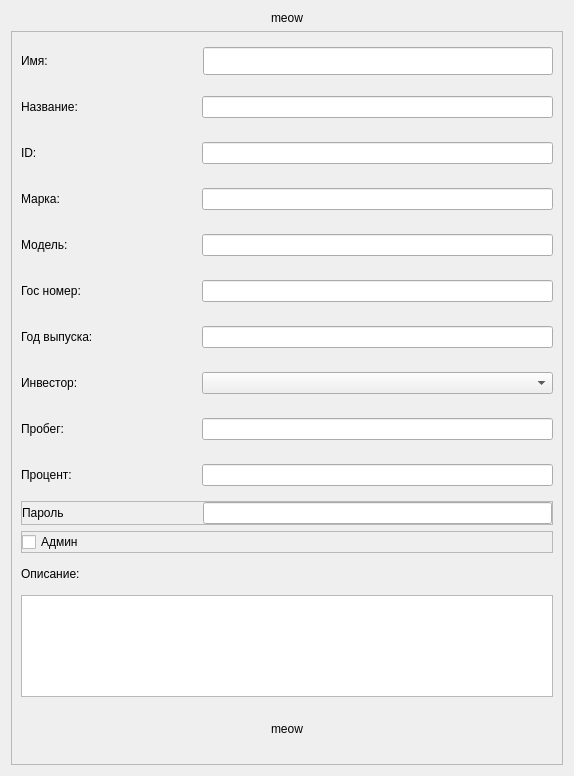
<?xml version="1.0" encoding="UTF-8"?>
<ui version="4.0">
 <class>addUpdateWindow</class>
 <widget class="QWidget" name="addUpdateWindow">
  <property name="geometry">
   <rect>
    <x>0</x>
    <y>0</y>
    <width>574</width>
    <height>776</height>
   </rect>
  </property>
  <property name="windowTitle">
   <string>ECO TAXI</string>
  </property>
  <layout class="QVBoxLayout" name="verticalLayout_2" stretch="0,0">
   <item alignment="Qt::AlignHCenter|Qt::AlignVCenter">
    <widget class="QLabel" name="Header">
     <property name="text">
      <string>meow</string>
     </property>
    </widget>
   </item>
   <item>
    <widget class="QFrame" name="frame">
     <property name="minimumSize">
      <size>
       <width>550</width>
       <height>0</height>
      </size>
     </property>
     <property name="frameShape">
      <enum>QFrame::StyledPanel</enum>
     </property>
     <property name="frameShadow">
      <enum>QFrame::Raised</enum>
     </property>
     <layout class="QVBoxLayout" name="verticalLayout">
      <item>
       <widget class="QFrame" name="NameFrame">
        <property name="minimumSize">
         <size>
          <width>0</width>
          <height>40</height>
         </size>
        </property>
        <property name="maximumSize">
         <size>
          <width>16777215</width>
          <height>40</height>
         </size>
        </property>
        <layout class="QHBoxLayout" name="NameLayout" stretch="1,2">
         <property name="spacing">
          <number>7</number>
         </property>
         <property name="leftMargin">
          <number>0</number>
         </property>
         <property name="topMargin">
          <number>0</number>
         </property>
         <property name="rightMargin">
          <number>0</number>
         </property>
         <property name="bottomMargin">
          <number>0</number>
         </property>
         <item alignment="Qt::AlignVCenter">
          <widget class="QLabel" name="NameLabel">
           <property name="minimumSize">
            <size>
             <width>0</width>
             <height>28</height>
            </size>
           </property>
           <property name="text">
            <string>Имя:</string>
           </property>
          </widget>
         </item>
         <item alignment="Qt::AlignVCenter">
          <widget class="QLineEdit" name="NameEdit">
           <property name="minimumSize">
            <size>
             <width>0</width>
             <height>28</height>
            </size>
           </property>
          </widget>
         </item>
        </layout>
       </widget>
      </item>
      <item>
       <widget class="QFrame" name="TitleFrame">
        <property name="minimumSize">
         <size>
          <width>0</width>
          <height>40</height>
         </size>
        </property>
        <property name="maximumSize">
         <size>
          <width>16777215</width>
          <height>40</height>
         </size>
        </property>
        <layout class="QHBoxLayout" name="TitleLayout" stretch="1,2">
         <property name="leftMargin">
          <number>0</number>
         </property>
         <property name="topMargin">
          <number>0</number>
         </property>
         <property name="rightMargin">
          <number>0</number>
         </property>
         <property name="bottomMargin">
          <number>0</number>
         </property>
         <item alignment="Qt::AlignVCenter">
          <widget class="QLabel" name="TitleLabel">
           <property name="minimumSize">
            <size>
             <width>0</width>
             <height>28</height>
            </size>
           </property>
           <property name="text">
            <string>Название:</string>
           </property>
          </widget>
         </item>
         <item alignment="Qt::AlignVCenter">
          <widget class="QLineEdit" name="TitleEdit"/>
         </item>
        </layout>
       </widget>
      </item>
      <item>
       <widget class="QFrame" name="IdFrame">
        <property name="minimumSize">
         <size>
          <width>0</width>
          <height>40</height>
         </size>
        </property>
        <property name="maximumSize">
         <size>
          <width>16777215</width>
          <height>40</height>
         </size>
        </property>
        <layout class="QHBoxLayout" name="IdLayout" stretch="1,2">
         <property name="leftMargin">
          <number>0</number>
         </property>
         <property name="topMargin">
          <number>0</number>
         </property>
         <property name="rightMargin">
          <number>0</number>
         </property>
         <property name="bottomMargin">
          <number>0</number>
         </property>
         <item alignment="Qt::AlignVCenter">
          <widget class="QLabel" name="IdLabel">
           <property name="minimumSize">
            <size>
             <width>0</width>
             <height>28</height>
            </size>
           </property>
           <property name="text">
            <string>ID:</string>
           </property>
          </widget>
         </item>
         <item alignment="Qt::AlignVCenter">
          <widget class="QLineEdit" name="IdEdit"/>
         </item>
        </layout>
       </widget>
      </item>
      <item>
       <widget class="QFrame" name="BrandFrame">
        <property name="minimumSize">
         <size>
          <width>0</width>
          <height>40</height>
         </size>
        </property>
        <property name="maximumSize">
         <size>
          <width>16777215</width>
          <height>40</height>
         </size>
        </property>
        <layout class="QHBoxLayout" name="BrandLayout" stretch="1,2">
         <property name="leftMargin">
          <number>0</number>
         </property>
         <property name="topMargin">
          <number>0</number>
         </property>
         <property name="rightMargin">
          <number>0</number>
         </property>
         <property name="bottomMargin">
          <number>0</number>
         </property>
         <item alignment="Qt::AlignVCenter">
          <widget class="QLabel" name="BrandLabel">
           <property name="minimumSize">
            <size>
             <width>0</width>
             <height>28</height>
            </size>
           </property>
           <property name="text">
            <string>Марка:</string>
           </property>
          </widget>
         </item>
         <item>
          <widget class="QLineEdit" name="BrandEdit"/>
         </item>
        </layout>
       </widget>
      </item>
      <item>
       <widget class="QFrame" name="ModelFrame">
        <property name="minimumSize">
         <size>
          <width>0</width>
          <height>40</height>
         </size>
        </property>
        <property name="maximumSize">
         <size>
          <width>16777215</width>
          <height>40</height>
         </size>
        </property>
        <layout class="QHBoxLayout" name="ModelLayout" stretch="1,2">
         <property name="leftMargin">
          <number>0</number>
         </property>
         <property name="topMargin">
          <number>0</number>
         </property>
         <property name="rightMargin">
          <number>0</number>
         </property>
         <property name="bottomMargin">
          <number>0</number>
         </property>
         <item alignment="Qt::AlignVCenter">
          <widget class="QLabel" name="ModelLabel">
           <property name="minimumSize">
            <size>
             <width>0</width>
             <height>28</height>
            </size>
           </property>
           <property name="text">
            <string>Модель:</string>
           </property>
          </widget>
         </item>
         <item alignment="Qt::AlignVCenter">
          <widget class="QLineEdit" name="ModelEdit"/>
         </item>
        </layout>
       </widget>
      </item>
      <item>
       <widget class="QFrame" name="LicenseFrame">
        <property name="minimumSize">
         <size>
          <width>0</width>
          <height>40</height>
         </size>
        </property>
        <property name="maximumSize">
         <size>
          <width>16777215</width>
          <height>40</height>
         </size>
        </property>
        <layout class="QHBoxLayout" name="LicenseLayout" stretch="1,2">
         <property name="leftMargin">
          <number>0</number>
         </property>
         <property name="topMargin">
          <number>0</number>
         </property>
         <property name="rightMargin">
          <number>0</number>
         </property>
         <property name="bottomMargin">
          <number>0</number>
         </property>
         <item alignment="Qt::AlignVCenter">
          <widget class="QLabel" name="LicenseLabel">
           <property name="minimumSize">
            <size>
             <width>0</width>
             <height>28</height>
            </size>
           </property>
           <property name="text">
            <string>Гос номер:</string>
           </property>
          </widget>
         </item>
         <item alignment="Qt::AlignVCenter">
          <widget class="QLineEdit" name="LicenseEdit"/>
         </item>
        </layout>
       </widget>
      </item>
      <item>
       <widget class="QFrame" name="YearFrame">
        <property name="minimumSize">
         <size>
          <width>0</width>
          <height>40</height>
         </size>
        </property>
        <property name="maximumSize">
         <size>
          <width>16777215</width>
          <height>40</height>
         </size>
        </property>
        <layout class="QHBoxLayout" name="YearLayout" stretch="1,2">
         <property name="leftMargin">
          <number>0</number>
         </property>
         <property name="topMargin">
          <number>0</number>
         </property>
         <property name="rightMargin">
          <number>0</number>
         </property>
         <property name="bottomMargin">
          <number>0</number>
         </property>
         <item>
          <widget class="QLabel" name="YearLabel">
           <property name="minimumSize">
            <size>
             <width>0</width>
             <height>28</height>
            </size>
           </property>
           <property name="text">
            <string>Год выпуска:</string>
           </property>
          </widget>
         </item>
         <item alignment="Qt::AlignVCenter">
          <widget class="QLineEdit" name="YearEdit"/>
         </item>
        </layout>
       </widget>
      </item>
      <item>
       <widget class="QFrame" name="InvestorFrame">
        <property name="minimumSize">
         <size>
          <width>0</width>
          <height>40</height>
         </size>
        </property>
        <property name="maximumSize">
         <size>
          <width>16777215</width>
          <height>40</height>
         </size>
        </property>
        <layout class="QHBoxLayout" name="InvestorLayout" stretch="1,2">
         <property name="leftMargin">
          <number>0</number>
         </property>
         <property name="topMargin">
          <number>0</number>
         </property>
         <property name="rightMargin">
          <number>0</number>
         </property>
         <property name="bottomMargin">
          <number>0</number>
         </property>
         <item>
          <widget class="QLabel" name="InvestorLabel">
           <property name="minimumSize">
            <size>
             <width>0</width>
             <height>28</height>
            </size>
           </property>
           <property name="text">
            <string>Инвестор:</string>
           </property>
          </widget>
         </item>
         <item>
          <widget class="QComboBox" name="investorBox"/>
         </item>
        </layout>
       </widget>
      </item>
      <item>
       <widget class="QFrame" name="MilleageFrame">
        <property name="minimumSize">
         <size>
          <width>0</width>
          <height>40</height>
         </size>
        </property>
        <property name="maximumSize">
         <size>
          <width>16777215</width>
          <height>40</height>
         </size>
        </property>
        <layout class="QHBoxLayout" name="MilleageLayout" stretch="1,2">
         <property name="leftMargin">
          <number>0</number>
         </property>
         <property name="topMargin">
          <number>0</number>
         </property>
         <property name="rightMargin">
          <number>0</number>
         </property>
         <property name="bottomMargin">
          <number>0</number>
         </property>
         <item alignment="Qt::AlignVCenter">
          <widget class="QLabel" name="MilleageLabel">
           <property name="minimumSize">
            <size>
             <width>0</width>
             <height>28</height>
            </size>
           </property>
           <property name="text">
            <string>Пробег:</string>
           </property>
          </widget>
         </item>
         <item alignment="Qt::AlignVCenter">
          <widget class="QLineEdit" name="MilleageEdit"/>
         </item>
        </layout>
       </widget>
      </item>
      <item>
       <widget class="QFrame" name="PercentFrame">
        <property name="minimumSize">
         <size>
          <width>0</width>
          <height>40</height>
         </size>
        </property>
        <property name="maximumSize">
         <size>
          <width>16777215</width>
          <height>40</height>
         </size>
        </property>
        <layout class="QHBoxLayout" name="MilleageLayout_2" stretch="1,2">
         <property name="leftMargin">
          <number>0</number>
         </property>
         <property name="topMargin">
          <number>0</number>
         </property>
         <property name="rightMargin">
          <number>0</number>
         </property>
         <property name="bottomMargin">
          <number>0</number>
         </property>
         <item>
          <widget class="QLabel" name="PercentLabel">
           <property name="minimumSize">
            <size>
             <width>0</width>
             <height>28</height>
            </size>
           </property>
           <property name="text">
            <string>Процент:</string>
           </property>
          </widget>
         </item>
         <item>
          <widget class="QLineEdit" name="PercentEdit"/>
         </item>
        </layout>
       </widget>
      </item>
      <item>
       <widget class="QFrame" name="PasswordFrame">
        <property name="frameShape">
         <enum>QFrame::StyledPanel</enum>
        </property>
        <property name="frameShadow">
         <enum>QFrame::Raised</enum>
        </property>
        <layout class="QHBoxLayout" name="horizontalLayout" stretch="1,2">
         <property name="leftMargin">
          <number>0</number>
         </property>
         <property name="topMargin">
          <number>0</number>
         </property>
         <property name="rightMargin">
          <number>0</number>
         </property>
         <property name="bottomMargin">
          <number>0</number>
         </property>
         <item>
          <widget class="QLabel" name="PasswordLabel">
           <property name="text">
            <string>Пароль</string>
           </property>
          </widget>
         </item>
         <item>
          <widget class="QLineEdit" name="PasswordEdit"/>
         </item>
        </layout>
       </widget>
      </item>
      <item>
       <widget class="QFrame" name="isAdminFrame">
        <property name="frameShape">
         <enum>QFrame::StyledPanel</enum>
        </property>
        <property name="frameShadow">
         <enum>QFrame::Raised</enum>
        </property>
        <layout class="QHBoxLayout" name="horizontalLayout_2">
         <property name="leftMargin">
          <number>0</number>
         </property>
         <property name="topMargin">
          <number>0</number>
         </property>
         <property name="rightMargin">
          <number>0</number>
         </property>
         <property name="bottomMargin">
          <number>0</number>
         </property>
         <item>
          <widget class="QCheckBox" name="isAdminCheckBox">
           <property name="text">
            <string>Админ</string>
           </property>
          </widget>
         </item>
        </layout>
       </widget>
      </item>
      <item>
       <widget class="QLabel" name="DescLabel">
        <property name="minimumSize">
         <size>
          <width>0</width>
          <height>30</height>
         </size>
        </property>
        <property name="maximumSize">
         <size>
          <width>16777215</width>
          <height>30</height>
         </size>
        </property>
        <property name="text">
         <string>Описание:</string>
        </property>
       </widget>
      </item>
      <item>
       <widget class="QTextEdit" name="DescEdit">
        <property name="minimumSize">
         <size>
          <width>0</width>
          <height>100</height>
         </size>
        </property>
        <property name="maximumSize">
         <size>
          <width>16777215</width>
          <height>150</height>
         </size>
        </property>
       </widget>
      </item>
      <item>
       <widget class="QPushButton" name="pushButton">
        <property name="minimumSize">
         <size>
          <width>250</width>
          <height>52</height>
         </size>
        </property>
        <property name="styleSheet">
         <string notr="true"/>
        </property>
        <property name="text">
         <string>meow</string>
        </property>
        <property name="flat">
         <bool>true</bool>
        </property>
       </widget>
      </item>
     </layout>
    </widget>
   </item>
  </layout>
 </widget>
 <resources/>
 <connections/>
</ui>
